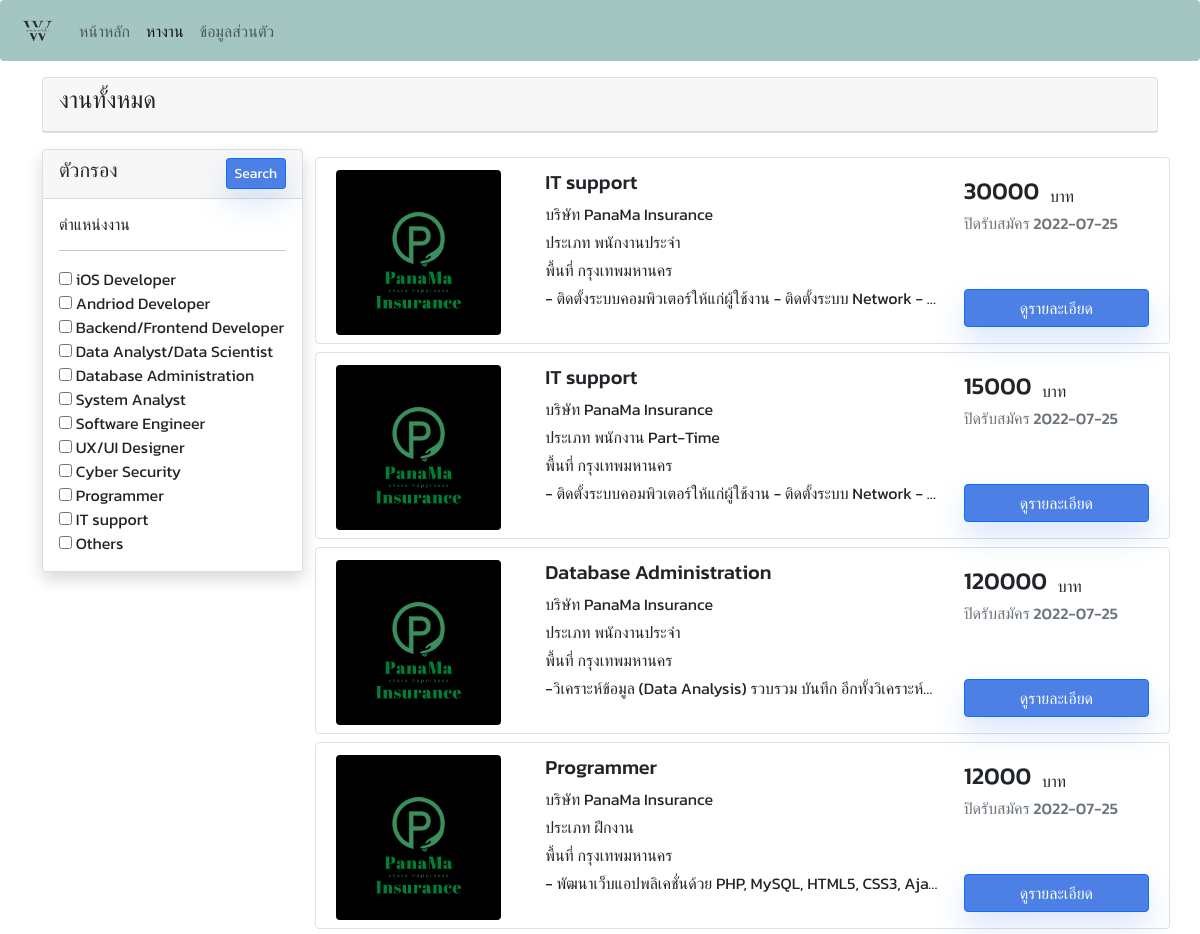
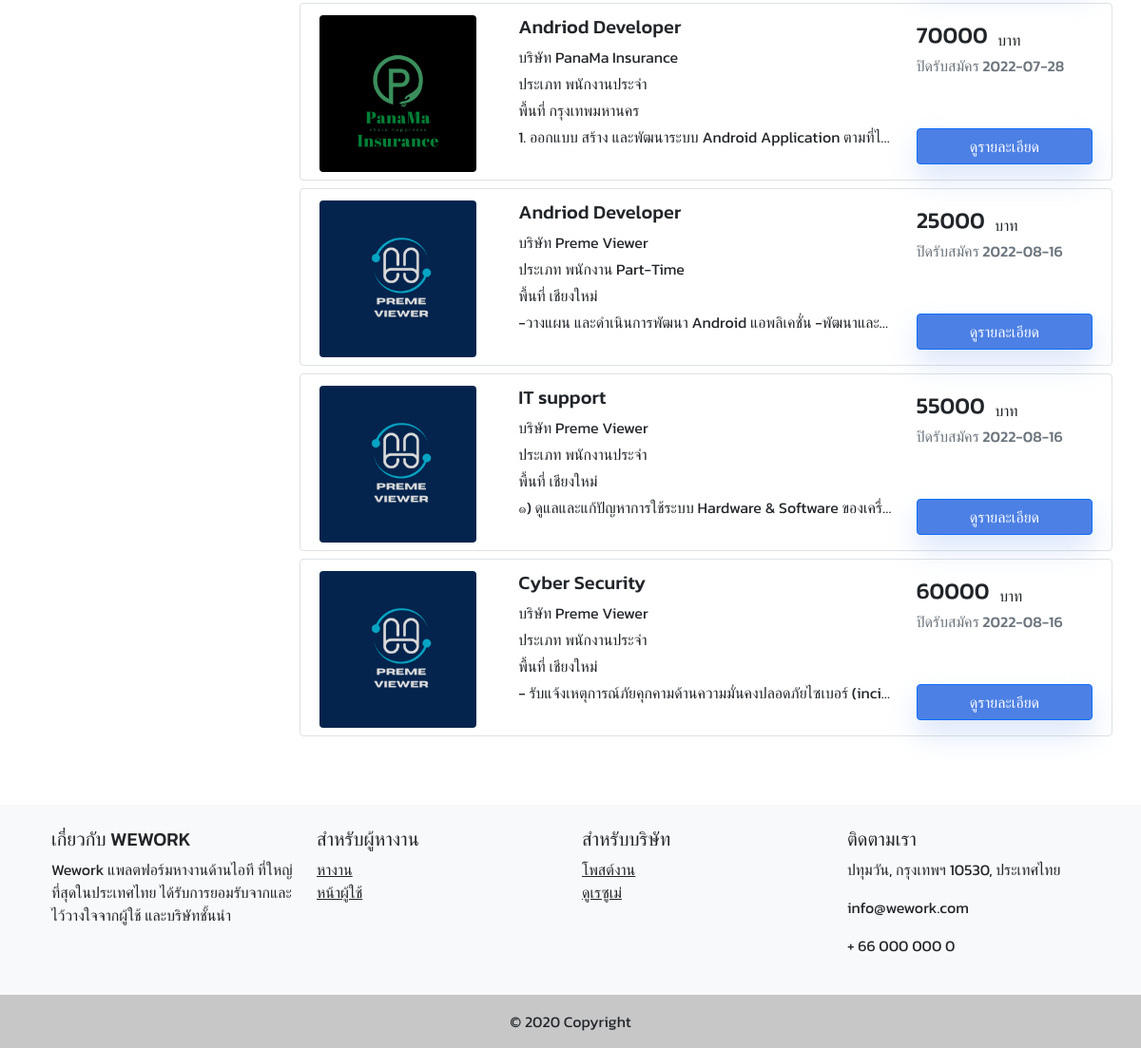
Page /allwork.php on the committed database (2 pictures, top to bottom).
### tables this page shows
CREATE TABLE `position` (
  `position_id` int(11) NOT NULL,
  `position` varchar(45) DEFAULT NULL
);

### allwork.php (the view, shortened to what this page needs)
<?php
    include('server.php')
?>
<!DOCTYPE html>
<html lang="en">
<head>
    <link href="css/style.css" rel="stylesheet" type="text/css" />
    <link rel="stylesheet" href="f_css/style.css">
    <link href="css/bootstrap.min.css" rel="stylesheet" type="text/css" />
    <link rel="stylesheet" href="https://maxcdn.bootstrapcdn.com/font-awesome/4.7.0/css/font-awesome.min.css">
</head>
<body>
    <nav class="navbar navbar-expand-lg navbar-light bg-light-green rounded" aria-label="Eleventh navbar example">
        <div class="container-fluid">
            <a class="navbar-brand" href="index.php"><img src="img/Logo.png" alt="" width="35" height="35" class="d-inline-block align-middle ms-2"></a>
            <div class="collapse navbar-collapse" id="navbarsExample09">
                <ul class="navbar-nav me-auto mb-2 mb-lg-0">
                    <li class="nav-item">
                        <a class="nav-link" aria-current="page" href="index.php">หน้าหลัก</a>
                    </li>
                    <li class="nav-item">
                        <a class="nav-link active" href="allwork.php">หางาน</a>
                    </li>
                    <li class="nav-item">
                        <a class="nav-link" href="jobber-profile.php">ข้อมูลส่วนตัว</a>
                    </li>
                </ul>
            </div>
        </div>
    </nav>
    <div class="container">
        <div class="row">
            <div class="col-md-12">
                <div class="card mt-3">
                    <div class="card-header">
                        <h4>งานทั้งหมด</h4>
                    </div>
                </div>
            </div>
            <div class="col-md-3">
                <form action="" method="GET">
                    <div class="card shadow mt-3">
                        <div class="card-header">
                            <h5>ตัวกรอง
                                <button type="submit" class="btn btn-primary btn-sm float-end">Search</button>
                            </h5>
                        </div>
                        <div class="card-body">
                            <h6>ตำแหน่งงาน</h6>
                            <hr>
                            <?php
                            $sql = "SELECT * FROM position ORDER BY position_id";
                            $result = mysqli_query($conn, $sql);
                            if (mysqli_num_rows($result) > 0) {
                                foreach ($result as $jobs) {
                                    $checked = [];
                            ?>
                                <div>
                                    <input type="checkbox" name="jobs[]" value="<?= $jobs['position_id']; ?>" <?php if (in_array($jobs['position_id'], $checked)) {
                                                                                                                        echo "checked";
                                                                                                                    } ?> />
                                    <?= $jobs['position']; ?>
                                </div>
                            <?php
                                }
                            } else {
                                echo "No Jobs Found";
                            }
                            ?>
                        </div>
                    </div>
                </form>
            </div>
            <div class="col-md-9 mt-3">
                <?php
                if (isset($_GET['jobs'])) {
                    $branchecked = [];
                    $branchecked = $_GET['jobs'];
                    foreach ($branchecked as $rowbrand) {
                        $all_jobs = "SELECT * FROM findwork WHERE position_id IN ($rowbrand) ORDER BY end";
                        $run = mysqli_query($conn, $all_jobs);
                        if (mysqli_num_rows($run) > 0) {
                            foreach ($run as $items) :
                ?>
                                <div class="row p-2 bg-white border rounded mt-2">
                                    <div class="col-md-3 mt-1"><img class="img-fluid img-responsive rounded product-image" src="profile_images/<?php echo $items["img"]; ?>" height=165 width=165></div>
                                    <div class="col-md-6 mt-1">
                                        <h5><?php echo $items['position']; ?></h5>
                                        <div class="mt-1 mb-1 spec-1"><span>บริษัท </span><span><?php echo $items['com_name']; ?></span></div>
                                        <div class="mt-1 mb-1 spec-1"><span>ประเภท </span><span><?php echo $items['type']; ?></span></div>
                                        <div class="mt-1 mb-1 spec-1"><span>พื้นที่ </span><span class="dot"></span><span><?php echo $items['location']; ?></span></div>
                                        <p class="text-justify text-truncate para mb-0"><?php echo $items['detail']; ?><br><br></p>
                                    </div>
                                    <div class="align-items-center align-content-center col-md-3 border-left mt-1">
                                        <div class="d-flex flex-row align-items-center">
                                            <h4 class="mr-1"><?php echo $items['salary']; ?> &nbsp;</h4><span class="strike-text">บาท</span>
                                        </div>
                                        <h6 class="text-secondary">ปิดรับสมัคร <?php echo $items['end']; ?></h6>
                                        <br>
                                        <div class="d-flex flex-column mt-4">
                                            <a href="jobs.php?id=<?php echo $items["compo_id"] ?>" class="btn btn-primary">ดูรายละเอียด</a>
                                        </div>
                                    </div>
                                </div>
                            <?php
                            endforeach;
                        }
                    }
                } else {
                    $all_jobs = "SELECT * FROM findwork ORDER BY end";
                    $run = mysqli_query($conn, $all_jobs);
                    if (mysqli_num_rows($run) > 0) {
                        foreach ($run as $items) :
                            ?>
                            <div class="row p-2 bg-white border rounded mt-2">
                                <div class="col-md-3 mt-1"><img class="img-fluid img-responsive rounded product-image" src="profile_images/<?php echo $items["img"]; ?>" height=165 width=165></div>
                                <div class="col-md-6 mt-1">
                                    <h5><?php echo $items['position']; ?></h5>
                                    <div class="mt-1 mb-1 spec-1"><span>บริษัท </span><span><?php echo $items['com_name']; ?></span></div>
                                    <div class="mt-1 mb-1 spec-1"><span>ประเภท </span><span><?php echo $items['type']; ?></span></div>
                                    <div class="mt-1 mb-1 spec-1"><span>พื้นที่ </span><span class="dot"></span><span><?php echo $items['location']; ?></span></div>
                                    <p class="text-justify text-truncate para mb-0"><?php echo $items['detail']; ?><br><br></p>
                                </div>
                                <div class="align-items-center align-content-center col-md-3 border-left mt-1">
                                    <div class="d-flex flex-row align-items-center">
                                        <h4 class="mr-1"><?php echo $items['salary']; ?> &nbsp;</h4><span class="strike-text">บาท</span>
                                    </div>
                                    <h6 class="text-secondary">ปิดรับสมัคร <?php echo $items['end']; ?></h6>
                                    <br>
                                    <div class="d-flex flex-column mt-4">
                                        <a href="jobs.php?id=<?php echo $items["compo_id"] ?>" class="btn btn-primary">ดูรายละเอียด</a>
                                    </div>
                                </div>
                            </div>
                <?php
                        endforeach;
                    } else {
                        echo "No Items Found";
                    }
                }
                ?>
            </div>
        </div>
    </div>
</body>
<div><br><br><br></div>
<footer class="bg-light text-center text-lg-start">
    <div class="container p-4">
        <div class="row">
            <div class="col-lg-3 col-md-6 mb-4 mb-md-0">
                <h5 class="text-uppercase">เกี่ยวกับ WeWork</h5>
                <p>
       Wework แพลตฟอร์มหางานด้านไอที ที่ใหญ่ที่สุดในประเทศไทย
       ได้รับการยอมรับจากและไว้วางใจจากผู้ใช้ และบริษัทชั้นนำ
                </p>
            </div>
            <div class="col-lg-3 col-md-6 mb-4 mb-md-0">
                <h5 class="text-uppercase">สำหรับผู้หางาน</h5>
                <ul class="list-unstyled">
                    <li>
                        <a href="allwork.php" class="text-dark">หางาน</a>
                    </li>
                    <li>
                        <a href="jobber_profile.php" class="text-dark">หน้าผู้ใช้</a>
                    </li>
                </ul>
            </div>
            <div class="col-lg-3 col-md-6 mb-4 mb-md-0">
                <h5 class="text-uppercase">สำหรับบริษัท</h5>
                <ul class="list-unstyled mb-0">
                    <li>
                        <a href="#" class="text-dark">โพสต์งาน</a>
                    </li>
                    <li>
                        <a href="#" class="text-dark">ดูเรซูเม่</a>
                    </li>
                </ul>
            </div>
            <div class="col-lg-3 col-md-6 mb-4 mb-md-0">
                <h5 class="text-uppercase">ติดตามเรา</h5>
                <p><i></i>ปทุมวัน, กรุงเทพฯ 10530, ประเทศไทย</p>
                <p><i></i>info@wework.com</p>
                <p><i ></i> + 66 000 000 0</p>
            </div>
        </div>
    </div>
    <div class="text-center p-3" style="background-color: rgba(0, 0, 0, 0.2);">
        © 2020 Copyright
    </div>
</footer>
</html>

### css/style.css (style rules this page uses)
:root { --light-green: #a3c6c2; --dark-green: #86a9a5; --yellow-cream: #fbf9dd; --blue: #bee0e2; --light-blue: #e2f8f5; }
.bg-light-green { background-color: var(--light-green) !important }
.navbar-brand { font-weight: 700; }
body { font-family: 'Kanit', sans-serif !important; }
.btn.btn-primary { background: #4d80e4; color: #fff; -webkit-box-shadow: 0 15px 30px 0 rgba(77, 128, 228, 0.2); box-shadow: 0 15px 30px 0 rgba(77, 128, 228, 0.2); }

### rows in the picture
position: position "iOS Developer"
position: position "Andriod Developer"
position: position "Backend/Frontend Developer"
position: position "Data Analyst/Data Scientist"
position: position "Database Administration"
position: position "System Analyst"
position: position "Software Engineer"
position: position "UX/UI Designer"
position: position "Cyber Security"
position: position "Programmer"
position: position "IT support"
position: position "Others"

### other values in the picture
$items['position'] "IT support"
$items['com_name'] "PanaMa Insurance"
$items['type'] "พนักงานประจำ"
$items['location'] "กรุงเทพมหานคร"
$items['detail'] "- ติดตั้งระบบคอมพิวเตอร์ให้แก่ผู้ใช้งาน - ติดตั้งระบบ Network -…"
$items['salary'] "30000"
$items['end'] "2022-07-25"
$items['type'] "พนักงาน Part-Time"
$items['salary'] "15000"
$items['position'] "Database Administration"
$items['detail'] "-วิเคราะห์ข้อมูล (Data Analysis) รวบรวม บันทึก อีกทั้งวิเคราะห์ข้…"
$items['salary'] "120000"
$items['position'] "Programmer"
$items['type'] "ฝึกงาน"
$items['detail'] "- พัฒนาเว็บแอปพลิเคชั่นด้วย PHP, MySQL, HTML5, CSS3, Aja…"
